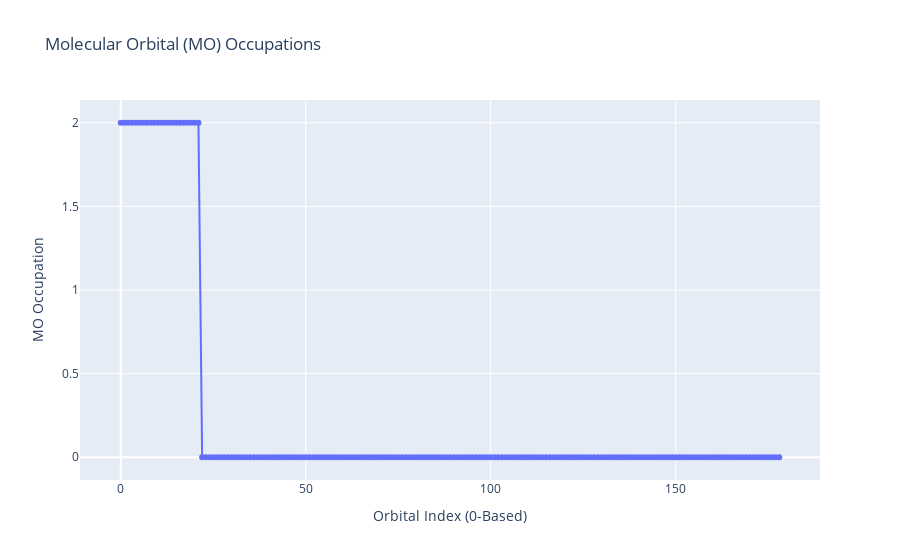

The cell this chart's notebook holds for it:
### Code cell
try:
    import plotly.express as px  # On importe 'plotly.express' comme 'px'
except:                          # s'il n'est pas installé, le programme utilisera les commandes qui suivent pour l'installer  et l'importer respectivement
    !pip install plotly
    import plotly.express as px

# Plot the MO Occupations
fig = px.line(y=mf.mo_occ, markers=True, title="Molecular Orbital (MO) Occupations")   # on utilise la fonction px.line() de Plotly express pour tracer un graphique en ligne des occupations des orbitales moléculaires (mf.mo_occ)
fig.update_layout(xaxis_title="Orbital Index (0-Based)", yaxis_title="MO Occupation") # utilise 'update_layout' pour personnaliser la mise en page du graphique
                                                                                     # yaxis_title="MO Occupation" permet de nommer l'axe des y
fig.show()                                                                          # affiche la figure

### Figure 1 — Plotly figure (JSON) as saved in the notebook; plotly's stock layout.template omitted (floating-point values rounded to 4 significant figures; data arrays with more than 128 entries replaced by an {"elided": "..."} marker saying what was removed)
{"data": [{"hovertemplate": "x=%{x}<br>y=%{y}<extra></extra>", "legendgroup": "", "line": {"color": "#636efa", "dash": "solid"}, "marker": {"symbol": "circle"}, "mode": "markers+lines", "name": "", "orientation": "v", "showlegend": false, "type": "scatter", "x": {"elided": "179 int values"}, "xaxis": "x", "y": {"elided": "179 int values"}, "yaxis": "y"}], "layout": {"legend": {"tracegroupgap": 0}, "title": {"text": "Molecular Orbital (MO) Occupations"}, "xaxis": {"anchor": "y", "domain": [0, 1], "title": {"text": "Orbital Index (0-Based)"}}, "yaxis": {"anchor": "x", "domain": [0, 1], "title": {"text": "MO Occupation"}}}}
